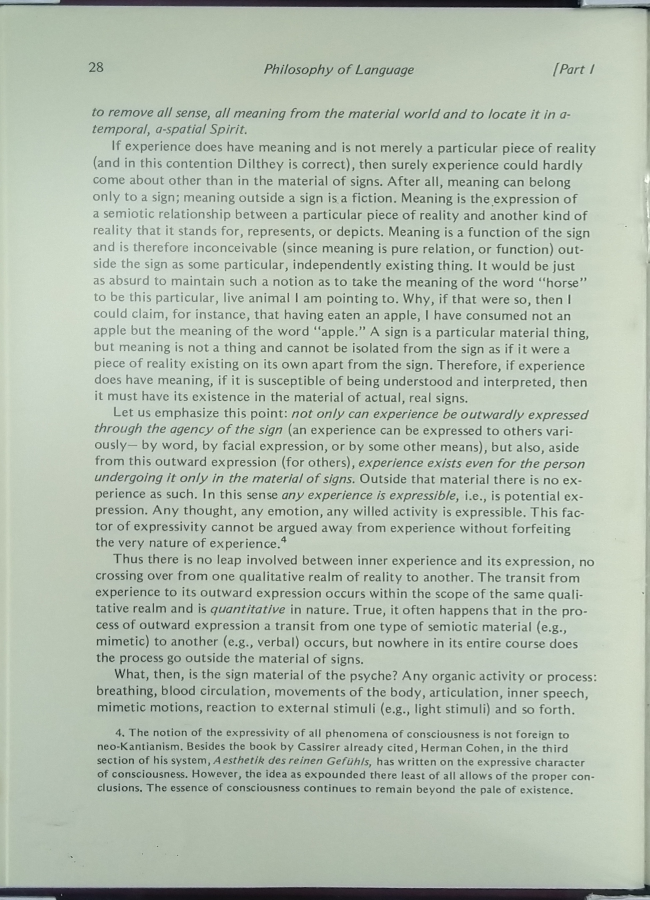
#> input picture example/page_left.jpg, 1950 x 2700 px (shown at 1/3 size)
$ python -i pagewarper.py   (imports and definitions only)
#> lines starting #> are read from the running program, lines starting #| are printed output that depends on the picture; after the words box and inside, x2 and y2 are one past the last pixel; in counts of white or black regions, pixels touching at a corner belong together
#> further down, picture is the input picture: shape (2700, 1950, 3); mean B, G, R 177.5, 191.1, 180.4
from typing import Dict, Tuple, List, cast

import cv2
import numpy as np

Vector = Tuple[float, float]
VectorMap = Dict[int, Vector]


class Marker:
    id_lookup = (8, 2, 4, 15, 6, 13, 11, 1, 0, 10, 12, 7, 14, 5, 3, 9)
    rotations = {
        0: ('0°', None),
        1: ('90°', cv2.ROTATE_90_COUNTERCLOCKWISE),
        2: ('180°', cv2.ROTATE_180),
        3: ('270°', cv2.ROTATE_90_CLOCKWISE),
    }

    # [6 lines left out: function __init__, not called in this run]

    def rotation_text(self) -> str:
        return Marker.rotations[self.rotation][0]

    def __str__(self) -> str:
        return '#{0} {1}'.format(self.id, self.rotation_text())

    def __repr__(self) -> str:
        return 'Marker({0},{1},{2})'.format(self.id, self.rotation_text(), self.points)

    # [43 lines left out: functions check_rotation, create, not called in this run]


class LayoutInfo:
    # [18 lines left out: functions __init__, get_dst_markers, not called in this run]

    def convert_marker(self, dst_marker: Vector) -> Vector:
        return (dst_marker[0] - self.left) * self.dpi, (dst_marker[1] - self.top) * self.dpi

    def get_size(self) -> Tuple[int, int]:
        return int(round((self.right - self.left) * self.dpi)), int(round((self.bottom - self.top) * self.dpi))

    def __repr__(self) -> str:
        return 'LayoutInfo({0},{1},{2},{3},{4},{5},{6})'.format(self.left, self.top, self.right, self.bottom,
                                                                self.width, self.height, self.dpi)


class PageWarper:
    def __init__(self, max_ratio: float = 2.2, min_area: float = 0.0001, max_area: float = 0.001,
                 approx_epsilon: float = 0.02):
        self.max_ratio: float = max_ratio
        self.min_area: float = min_area
        self.max_area: float = max_area
        self.approx_epsilon: float = approx_epsilon
        self.image: np.array = None
        self.markers: Dict[int, Marker] = {}

    def set_image(self, image: np.array) -> None:
        self.image = image
        self.markers = self.__build_markers()

    def __build_markers(self) -> Dict[int, Marker]:
        image = cv2.cvtColor(self.image, cv2.COLOR_BGR2GRAY)
        thresh = cv2.adaptiveThreshold(image, 128, cv2.ADAPTIVE_THRESH_MEAN_C, cv2.THRESH_BINARY_INV, 11 + 20, 8)
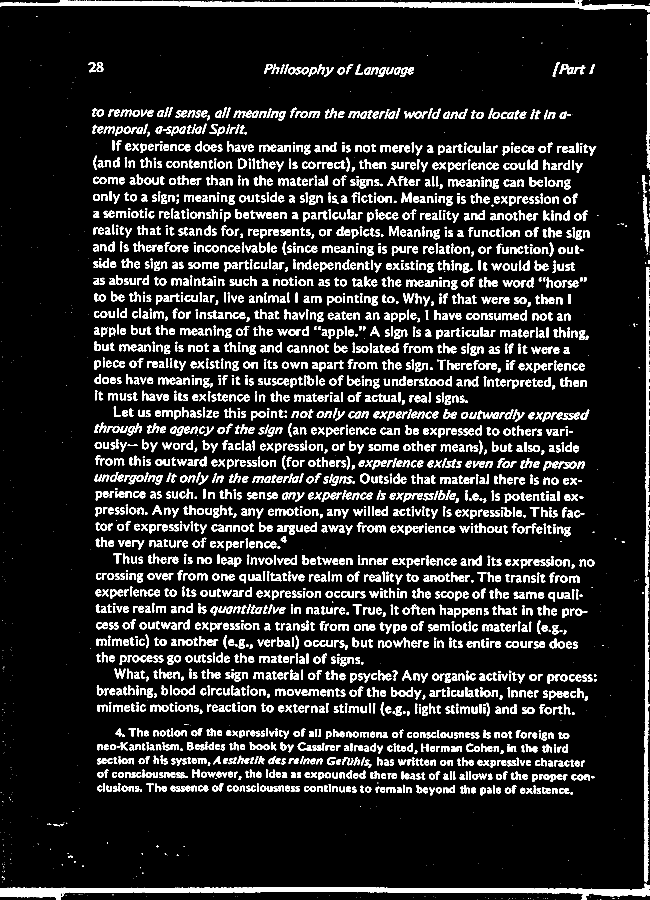
#> thresh: shape (2700, 1950) (shown at 1/3 size); values 0 (black) and 128 (white), 11.8% white; 3403 white regions (411 under 20 px)
        squares = self._get_squares(thresh)
        markers = dict()
        for square in squares:
            try:
                marker = Marker.create(image, square)
                markers[marker.id] = marker
            except RuntimeError:
                # ignore squares that are no markers
                pass
        return markers

    # [67 lines left out: functions get_warped_image, guess_layouts, guess_size, _warp, _get_points, not called in this run]

    def _get_squares(self, image: np.array) -> np.array:
        candidates = []
        full_area = image.shape[0] * image.shape[1]
#> full_area = 5265000
        contours, hierarchy = cv2.findContours(image, cv2.RETR_LIST, cv2.CHAIN_APPROX_SIMPLE)
#> contours = 4473 contours, 571 with area under 20; largest, box (x1, y1, x2, y2) and area: (0, 2651, 1950, 2700) 28028, (0, 0, 1950, 37) 23378, (1933, 1730, 1949, 2647) 7612, (1936, 801, 1950, 1729) 6282, (1940, 42, 1950, 464) 2733
        for contour in contours:
            if len(contour) >= 4:
                area = cv2.contourArea(contour) / full_area
                if self.min_area < area < self.max_area:
                    x, y, w, h = cv2.boundingRect(contour)
                    aspect_ratio = float(w) / h
                    if 1.0 / float(self.max_ratio) < aspect_ratio < self.max_ratio:
                        perimeter = cv2.arcLength(contour, True)
                        approx = cv2.approxPolyDP(contour, perimeter * self.approx_epsilon, True)
                        if len(approx) == 4 and cv2.isContourConvex(approx):
                            candidates.append(approx)
#> this loop made 4473 passes
#> (contour, area) on passes 40, 48, 54: ([[123, 2690], [124, 2689], [125, 2690], [124, 2691]], 3.8e-07), ([[5, 2688], [6, 2687], [7, 2688], [6, 2689]], 3.8e-07), ([[338, 2684], [338, 2685], [339, 2685], [340, 2684]], 2.85e-07)
#> area on passes 21, 47, 62, 63, 64, 65: 7.6e-07, 7.6e-07, 3.13e-06, 3.8e-07, 4.18e-06, 3.8e-07
#> after the loop, candidates = []

        return candidates

>>> import cv2
>>> picture = cv2.imread('../example/page_left.jpg')
>>> result = PageWarper().set_image(picture)
#> after the loop in __build_markers, `for square in squares:`: markers = 0 items

$ run again, on example/page_right.jpg
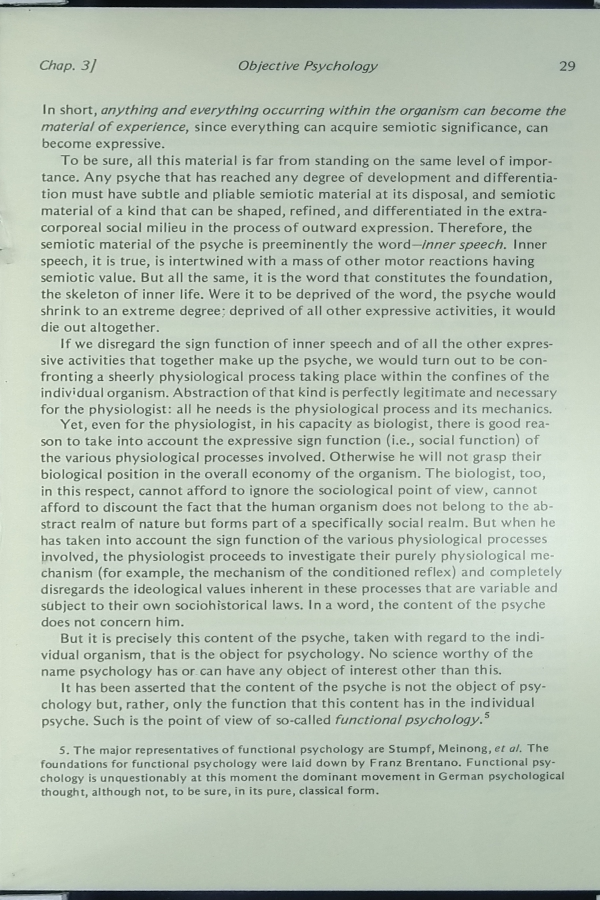
#> input picture example/page_right.jpg, 1800 x 2700 px (shown at 1/3 size)
#> picture is the input picture: shape (2700, 1800, 3); mean B, G, R 181.4, 194.6, 183.4
#> in __build_markers, `thresh = cv2.adaptiveThreshold(image, 128, cv2.ADAPTIVE_THRESH_MEAN_C,..`:
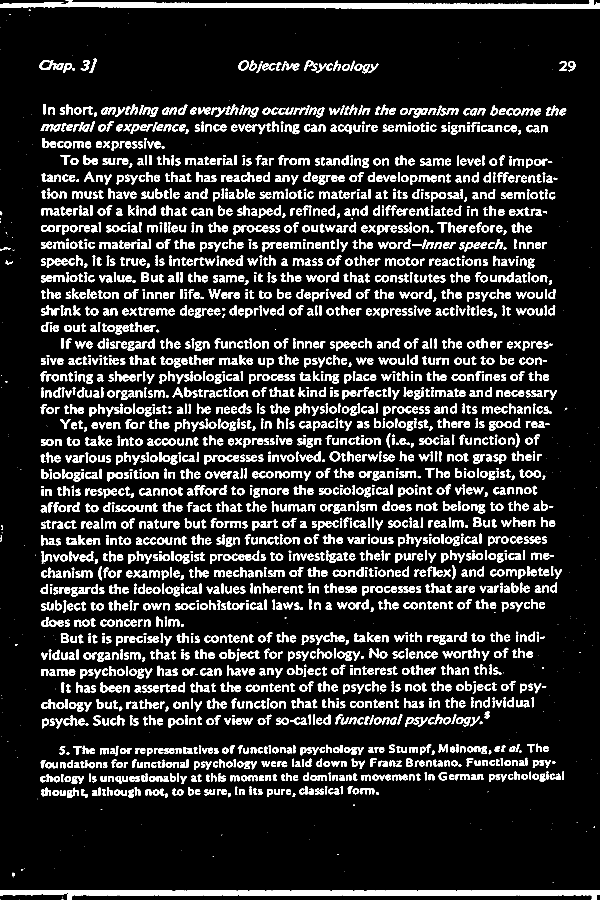
#> thresh: shape (2700, 1800) (shown at 1/3 size); values 0 (black) and 128 (white), 12.8% white; 3091 white regions (212 under 20 px)
#> contours = 4085 contours, 269 with area under 20; largest, box (x1, y1, x2, y2) and area: (0, 2671, 1800, 2700) 23590, (0, 0, 1800, 27) 23160, (989, 1355, 1021, 1384) 697, (716, 181, 747, 211) 674, (1240, 324, 1284, 353) 638
#> the loop in _get_squares, `for contour in contours:` made 4085 passes
#> (contour, area) on passes 18, 25, 51: ([[639, 2568], [638, 2569], [641, 2569], [641, 2568]], 5.14e-07), ([[665, 2504], [664, 2505], [665, 2505], [666, 2504]], 2.06e-07), ([[1464, 2374], [1463, 2375], [1463, 2376], [1464, 2375]], 2.06e-07)
#> after the loop in _get_squares, `for contour in contours:`: candidates = []
#> after the loop in __build_markers, `for square in squares:`: markers = 0 items
